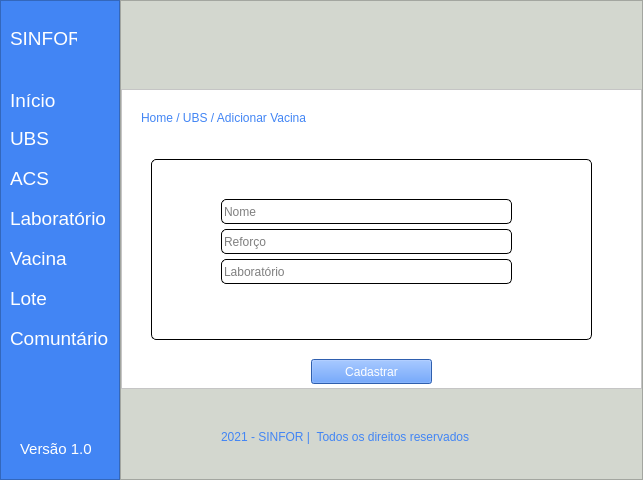
<?xml version="1.0" encoding="UTF-8"?>
<ui version="4.0">
 <class>MainWindow</class>
 <widget class="QMainWindow" name="MainWindow">
  <property name="geometry">
   <rect>
    <x>0</x>
    <y>0</y>
    <width>643</width>
    <height>480</height>
   </rect>
  </property>
  <property name="windowTitle">
   <string>MainWindow</string>
  </property>
  <property name="styleSheet">
   <string notr="true">background-color: rgb(211, 215, 207);</string>
  </property>
  <widget class="QWidget" name="centralwidget">
   <layout class="QHBoxLayout" name="horizontalLayout">
    <property name="spacing">
     <number>0</number>
    </property>
    <property name="leftMargin">
     <number>0</number>
    </property>
    <property name="topMargin">
     <number>0</number>
    </property>
    <property name="rightMargin">
     <number>0</number>
    </property>
    <property name="bottomMargin">
     <number>0</number>
    </property>
    <item>
     <widget class="QFrame" name="frame">
      <property name="maximumSize">
       <size>
        <width>120</width>
        <height>16777215</height>
       </size>
      </property>
      <property name="styleSheet">
       <string notr="true">background-color: #4285f4;</string>
      </property>
      <property name="frameShape">
       <enum>QFrame::StyledPanel</enum>
      </property>
      <property name="frameShadow">
       <enum>QFrame::Raised</enum>
      </property>
      <widget class="QLabel" name="label">
       <property name="geometry">
        <rect>
         <x>10</x>
         <y>30</y>
         <width>67</width>
         <height>17</height>
        </rect>
       </property>
       <property name="font">
        <font>
         <pointsize>14</pointsize>
        </font>
       </property>
       <property name="styleSheet">
        <string notr="true">color: rgb(255, 255, 255);</string>
       </property>
       <property name="text">
        <string>SINFOR</string>
       </property>
      </widget>
      <widget class="QLabel" name="label_2">
       <property name="geometry">
        <rect>
         <x>10</x>
         <y>90</y>
         <width>51</width>
         <height>21</height>
        </rect>
       </property>
       <property name="font">
        <font>
         <pointsize>14</pointsize>
        </font>
       </property>
       <property name="styleSheet">
        <string notr="true">color: rgb(255, 255, 255);</string>
       </property>
       <property name="text">
        <string>Início</string>
       </property>
      </widget>
      <widget class="QLabel" name="label_3">
       <property name="geometry">
        <rect>
         <x>10</x>
         <y>130</y>
         <width>51</width>
         <height>17</height>
        </rect>
       </property>
       <property name="font">
        <font>
         <pointsize>14</pointsize>
        </font>
       </property>
       <property name="styleSheet">
        <string notr="true">color: rgb(255, 255, 255);</string>
       </property>
       <property name="text">
        <string>UBS</string>
       </property>
      </widget>
      <widget class="QLabel" name="label_4">
       <property name="geometry">
        <rect>
         <x>10</x>
         <y>170</y>
         <width>51</width>
         <height>17</height>
        </rect>
       </property>
       <property name="font">
        <font>
         <pointsize>14</pointsize>
        </font>
       </property>
       <property name="styleSheet">
        <string notr="true">color: rgb(255, 255, 255);</string>
       </property>
       <property name="text">
        <string>ACS</string>
       </property>
      </widget>
      <widget class="QLabel" name="label_5">
       <property name="geometry">
        <rect>
         <x>10</x>
         <y>210</y>
         <width>101</width>
         <height>17</height>
        </rect>
       </property>
       <property name="font">
        <font>
         <pointsize>14</pointsize>
        </font>
       </property>
       <property name="styleSheet">
        <string notr="true">color: rgb(255, 255, 255);</string>
       </property>
       <property name="text">
        <string>Laboratório</string>
       </property>
      </widget>
      <widget class="QLabel" name="label_6">
       <property name="geometry">
        <rect>
         <x>10</x>
         <y>250</y>
         <width>61</width>
         <height>16</height>
        </rect>
       </property>
       <property name="font">
        <font>
         <pointsize>14</pointsize>
        </font>
       </property>
       <property name="styleSheet">
        <string notr="true">color: rgb(255, 255, 255);</string>
       </property>
       <property name="text">
        <string>Vacina</string>
       </property>
      </widget>
      <widget class="QLabel" name="label_7">
       <property name="geometry">
        <rect>
         <x>10</x>
         <y>290</y>
         <width>61</width>
         <height>17</height>
        </rect>
       </property>
       <property name="font">
        <font>
         <pointsize>14</pointsize>
        </font>
       </property>
       <property name="styleSheet">
        <string notr="true">color: rgb(255, 255, 255);</string>
       </property>
       <property name="text">
        <string>Lote</string>
       </property>
      </widget>
      <widget class="QLabel" name="label_8">
       <property name="geometry">
        <rect>
         <x>10</x>
         <y>330</y>
         <width>101</width>
         <height>17</height>
        </rect>
       </property>
       <property name="font">
        <font>
         <pointsize>14</pointsize>
        </font>
       </property>
       <property name="styleSheet">
        <string notr="true">color: rgb(255, 255, 255);</string>
       </property>
       <property name="text">
        <string>Comuntário</string>
       </property>
      </widget>
      <widget class="QLabel" name="label_9">
       <property name="geometry">
        <rect>
         <x>20</x>
         <y>440</y>
         <width>71</width>
         <height>17</height>
        </rect>
       </property>
       <property name="font">
        <font>
         <pointsize>11</pointsize>
        </font>
       </property>
       <property name="styleSheet">
        <string notr="true">color: rgb(255, 255, 255);</string>
       </property>
       <property name="text">
        <string>Versão 1.0</string>
       </property>
      </widget>
     </widget>
    </item>
    <item>
     <widget class="QFrame" name="frame_2">
      <property name="frameShape">
       <enum>QFrame::StyledPanel</enum>
      </property>
      <property name="frameShadow">
       <enum>QFrame::Raised</enum>
      </property>
      <layout class="QVBoxLayout" name="verticalLayout">
       <property name="spacing">
        <number>0</number>
       </property>
       <property name="leftMargin">
        <number>0</number>
       </property>
       <property name="topMargin">
        <number>0</number>
       </property>
       <property name="rightMargin">
        <number>0</number>
       </property>
       <property name="bottomMargin">
        <number>0</number>
       </property>
       <item>
        <widget class="QFrame" name="frame_3">
         <property name="maximumSize">
          <size>
           <width>16777215</width>
           <height>70</height>
          </size>
         </property>
         <property name="styleSheet">
          <string notr="true">background-color: rgb(211, 215, 207);</string>
         </property>
         <property name="frameShape">
          <enum>QFrame::NoFrame</enum>
         </property>
         <property name="frameShadow">
          <enum>QFrame::Raised</enum>
         </property>
         <property name="lineWidth">
          <number>1</number>
         </property>
        </widget>
       </item>
       <item>
        <widget class="QFrame" name="frame_4">
         <property name="maximumSize">
          <size>
           <width>16777215</width>
           <height>300</height>
          </size>
         </property>
         <property name="styleSheet">
          <string notr="true">background-color: rgb(255, 255, 255);</string>
         </property>
         <property name="frameShape">
          <enum>QFrame::StyledPanel</enum>
         </property>
         <property name="frameShadow">
          <enum>QFrame::Raised</enum>
         </property>
         <widget class="QLabel" name="label_11">
          <property name="geometry">
           <rect>
            <x>20</x>
            <y>20</y>
            <width>211</width>
            <height>17</height>
           </rect>
          </property>
          <property name="styleSheet">
           <string notr="true">color: #4285f4;</string>
          </property>
          <property name="text">
           <string>Home / UBS / Adicionar Vacina</string>
          </property>
         </widget>
         <widget class="QFrame" name="frame_6">
          <property name="geometry">
           <rect>
            <x>30</x>
            <y>70</y>
            <width>441</width>
            <height>181</height>
           </rect>
          </property>
          <property name="styleSheet">
           <string notr="true">border: 1px solid #000;
border-radius: 5px;</string>
          </property>
          <property name="frameShape">
           <enum>QFrame::StyledPanel</enum>
          </property>
          <property name="frameShadow">
           <enum>QFrame::Raised</enum>
          </property>
          <widget class="QLineEdit" name="lineEdit">
           <property name="geometry">
            <rect>
             <x>70</x>
             <y>40</y>
             <width>291</width>
             <height>25</height>
            </rect>
           </property>
           <property name="placeholderText">
            <string>Nome</string>
           </property>
          </widget>
          <widget class="QLineEdit" name="lineEdit_2">
           <property name="geometry">
            <rect>
             <x>70</x>
             <y>100</y>
             <width>291</width>
             <height>25</height>
            </rect>
           </property>
           <property name="text">
            <string/>
           </property>
           <property name="placeholderText">
            <string>Laboratório</string>
           </property>
          </widget>
          <widget class="QLineEdit" name="lineEdit_3">
           <property name="geometry">
            <rect>
             <x>70</x>
             <y>70</y>
             <width>291</width>
             <height>25</height>
            </rect>
           </property>
           <property name="placeholderText">
            <string>Reforço</string>
           </property>
          </widget>
         </widget>
         <widget class="QPushButton" name="pushButton">
          <property name="geometry">
           <rect>
            <x>190</x>
            <y>270</y>
            <width>121</width>
            <height>25</height>
           </rect>
          </property>
          <property name="styleSheet">
           <string notr="true">background-color: #4285F4;
color: #FFF;</string>
          </property>
          <property name="text">
           <string>Cadastrar</string>
          </property>
         </widget>
        </widget>
       </item>
       <item>
        <widget class="QFrame" name="frame_5">
         <property name="maximumSize">
          <size>
           <width>16777215</width>
           <height>70</height>
          </size>
         </property>
         <property name="frameShape">
          <enum>QFrame::NoFrame</enum>
         </property>
         <property name="frameShadow">
          <enum>QFrame::Raised</enum>
         </property>
         <widget class="QLabel" name="label_10">
          <property name="geometry">
           <rect>
            <x>100</x>
            <y>30</y>
            <width>311</width>
            <height>17</height>
           </rect>
          </property>
          <property name="styleSheet">
           <string notr="true">color: #4285f4;</string>
          </property>
          <property name="text">
           <string>2021 - SINFOR |  Todos os direitos reservados</string>
          </property>
         </widget>
        </widget>
       </item>
      </layout>
     </widget>
    </item>
   </layout>
  </widget>
 </widget>
 <resources/>
 <connections/>
</ui>
